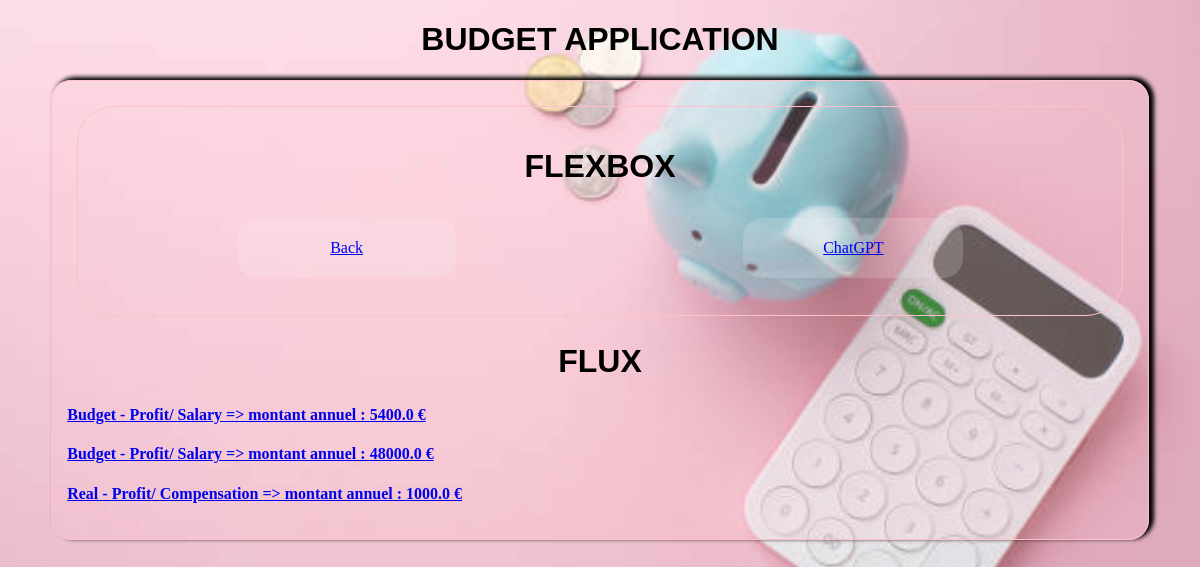
The app's page /flux/list/, older data.
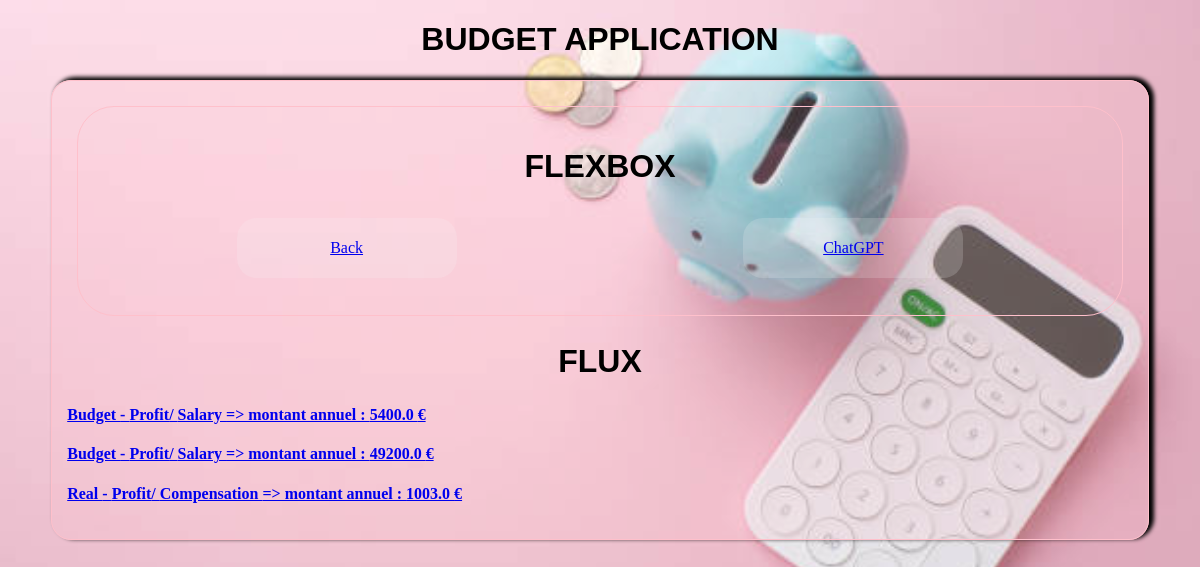
The same page, newer data.
### budget/models.py (models this page shows, shortened)
class Flux(models.Model):
  budget_or_real = models.ForeignKey(BudgetReal, models.SET_NULL, null=True)
  year = models.IntegerField(default=2024)
  date = models.DateField(blank=True, null=True)
  category = models.ForeignKey(Category, on_delete=models.SET_NULL, null=True)
  subcategory = models.ForeignKey(SubCategory, on_delete=models.SET_NULL, null=True)
  period = models.ForeignKey(Period, on_delete=models.SET_NULL, null=True)
  amount = models.FloatField(default=0)
  annual_amount = models.FloatField(default=0)

class BudgetReal(models.Model):
  name = models.CharField(max_length=50)
  def __str__(self):
    return self.name

class Category(models.Model):
  name = models.CharField(max_length=50)
  def __str__(self):
    return self.name

class SubCategory(models.Model):
  name = models.CharField(max_length=50)
  def __str__(self):
    return self.name

### budget/views.py (the view)
# urls.py: path('flux/list/', FluxListView.as_view(), name="flux-list"),
class FluxListView(ListView):
  model = Flux

### budget/templates/budget/flux_list.html (shortened to what this page needs)
{% extends 'base.html' %}
{% block content %}
  <h2>Flux</h2>
    {% for flux in flux_list %}
    <a href={% url 'flux-detail' pk=flux.pk %}>
      <h4>{{flux.budget_or_real}} - {{flux.category}}/ {{flux.subcategory}} => montant annuel : {{flux.annual_amount}} €</h4>
    {% endfor %}
{% endblock %}

Row changes from the older to the newer data that the page shows:
changed Flux (number 2 of 3 on the later page): annual_amount "48000.0" → "49200.0"
changed Flux "Real": annual_amount "1000.0" → "1003.0"
